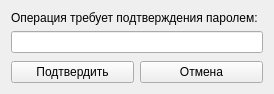
<?xml version="1.0" encoding="UTF-8"?>
<ui version="4.0">
 <class>Form</class>
 <widget class="QWidget" name="Form">
  <property name="geometry">
   <rect>
    <x>0</x>
    <y>0</y>
    <width>274</width>
    <height>94</height>
   </rect>
  </property>
  <property name="windowTitle">
   <string>Form</string>
  </property>
  <layout class="QVBoxLayout" name="verticalLayout">
   <item>
    <widget class="QLabel" name="label_2">
     <property name="text">
      <string>Операция требует подтверждения паролем:</string>
     </property>
    </widget>
   </item>
   <item>
    <widget class="QLineEdit" name="password_edit">
     <property name="echoMode">
      <enum>QLineEdit::Password</enum>
     </property>
    </widget>
   </item>
   <item>
    <spacer name="verticalSpacer">
     <property name="orientation">
      <enum>Qt::Vertical</enum>
     </property>
     <property name="sizeHint" stdset="0">
      <size>
       <width>20</width>
       <height>40</height>
      </size>
     </property>
    </spacer>
   </item>
   <item>
    <layout class="QHBoxLayout" name="horizontalLayout_2">
     <item>
      <widget class="QPushButton" name="accept_button">
       <property name="text">
        <string>Подтвердить</string>
       </property>
      </widget>
     </item>
     <item>
      <widget class="QPushButton" name="cancel_button">
       <property name="text">
        <string>Отмена</string>
       </property>
      </widget>
     </item>
    </layout>
   </item>
  </layout>
 </widget>
 <resources/>
 <connections/>
</ui>
